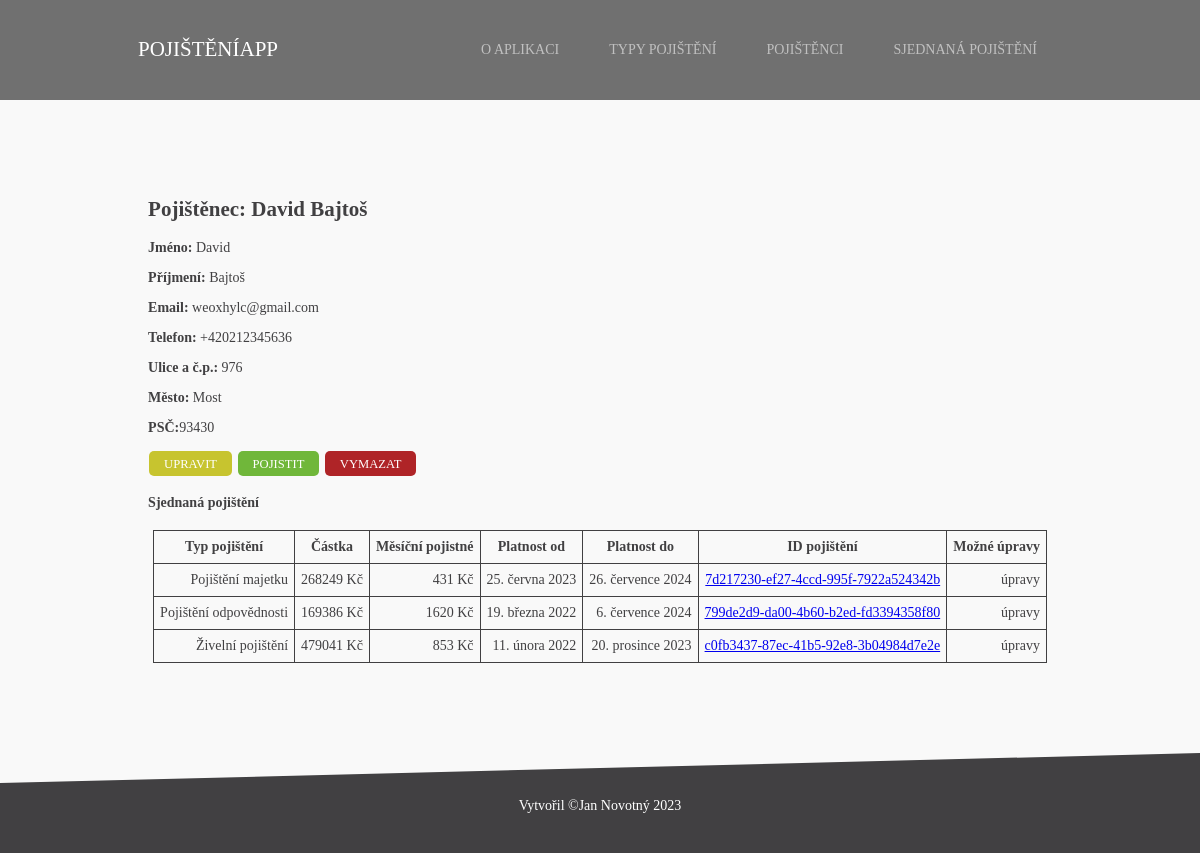
/pojisteniapp/pojistenec/2, run on the app's committed database.
### pojisteniapp/models.py (models this page shows, shortened)
class Pojistenec(models.Model):
    jmeno = models.CharField('Jméno', max_length=30)
    prijmeni = models.CharField('Příjmení', max_length=30)
    email = models.EmailField(max_length=254)
    telefon = PhoneNumberField()
    ulice = models.CharField(max_length=30)
    cislo_popisne = models.IntegerField('Číslo popisné')
    mesto = models.CharField('Město', max_length=30)
    psc = models.IntegerField('PSČ', validators=[MinValueValidator(10000), MaxValueValidator(99999)])
    class Meta:
        ordering = ['prijmeni', 'jmeno', 'mesto']

class Pojisteni(models.Model):
    id = models.UUIDField(primary_key=True, default=uuid.uuid4, help_text='Unikátní ID pojištění')
    typ_pojisteni = models.ForeignKey(TypPojisteni, on_delete=models.RESTRICT, verbose_name='Typ pojištění')
    pojistenec = models.ForeignKey(Pojistenec, on_delete=models.CASCADE, verbose_name='Pojištěnec')
    castka = models.IntegerField('Částka')
    mesicni_pojistne = models.IntegerField('Měsíční pojistné')
    platnost_od = models.DateField()
    platnost_do = models.DateField()
    predmet_pojisteni = models.CharField('Předmět pojištění', max_length=30, blank=True, null=True, help_text='Vyplňte pouze v případě, že předmět pojištění není patrný (např. u pojištění majetku).')
    def get_absolute_url(self):
        return reverse("pojisteni_detail", args=[self.id])
    class Meta:
        ordering = ['pojistenec__prijmeni', 'pojistenec__jmeno', 'pojistenec__mesto' ,'typ_pojisteni__jmeno']

class TypPojisteni(models.Model):
    jmeno = models.CharField('Typ pojištění', max_length=30)
    def __str__(self) -> str:
        return f'{self.jmeno}'
    class Meta:
        ordering = ['jmeno']

### pojisteniapp/views.py (the view)
# urls.py: path('pojistenec/<int:pk>', views.PojistenecDetailView.as_view(), name= 'pojistenec'),
class PojistenecDetailView(generic.DetailView):
    model = Pojistenec

### pojisteniapp/templates/pojisteniapp/pojistenec_detail.html
{% extends "base_generic.html" %}
{% block content %}
  <h2>Pojištěnec: {{ pojistenec.jmeno }} {{pojistenec.prijmeni}}</h2>
  <p><strong>Jméno:</strong> {{pojistenec.jmeno}}</p>
  <p><strong>Příjmení:</strong> {{pojistenec.prijmeni}}</p>
  <p><strong>Email:</strong> {{pojistenec.email}}</p>
  <p><strong>Telefon:</strong> {{pojistenec.telefon}}</p>
  <p><strong>Ulice a č.p.:</strong> {{pojistenec.cislo_popisne}}</p>
  <p><strong>Město:</strong> {{pojistenec.mesto}}</p>
  <p><strong>PSČ:</strong>{{pojistenec.psc}}</p>
  <div>
    <a class = 'button modifier' href="{% url 'pojistenec_update' pojistenec.id%}"> Upravit </a>
    <a class = 'button constructor' href="{% url 'pojistit-pojistence' pojistenec.id%}"> Pojistit </a>
    <a class = 'button destructor' href="{% url 'pojistenec_delete' pojistenec.id%}"> Vymazat </a>
  </div>
  {% if pojistenec.pojisteni_set.all %}
  <div>
    <h4>Sjednaná pojištění</h4>
    <table>
      <thead>
        <th>Typ pojištění</th>
        <th>Částka</th>
        <th>Měsíční pojistné</th>
        <th>Platnost od</th>
        <th>Platnost do</th>
        <th>ID pojištění</th>
        <th>Možné úpravy</th>
      </thead>
      {% for pojisteni in pojistenec.pojisteni_set.all %}
      <tr>
        <td>
          {{pojisteni.typ_pojisteni}}
        </td>
        <td>
          {{pojisteni.castka}} Kč
        </td>
        <td>
          {{pojisteni.mesicni_pojistne}} Kč
        </td>
        <td>
          {{pojisteni.platnost_od}}
        </td>
        <td>
          {{pojisteni.platnost_do}}
        </td>
        <td>
          <a href="{{pojisteni.get_absolute_url}}">{{pojisteni.id}}</a>
        </td>
        <td>
          úpravy
        </td>
      </tr>
    {% endfor %}
    </table>
  </div>
  {% endif %}
{% endblock %}

### pojisteniapp/static/css/styles.css (style rules this page uses)
* { box-sizing: border-box; }
body { font: 14px Poppins; color: #414042; background: #f9f9f9; display: flex; flex-direction: column; box-sizing: border-box; margin: 0; padding-top: 100px; min-width: 1060px; min-height: 100vh; justify-content: space-between; }
table { margin: 10px 5px; }
table, th, td { border: 1px solid; border-collapse: collapse; }
th { padding: 8px 6px; text-align: center; }
td { padding: 8px 6px; text-align: right; }
.button { color: white; font-size: 0.9em; text-transform: uppercase; text-decoration: none; padding: 6px 15px; height: 25px; border-radius: 5px; margin: 1px; display: inline-block }
.constructor { background: #70b73a; }
.destructor { background: #af2427; }
.modifier { background: #c7c42f; }

### data on the page
Pojistenec: jmeno "David", prijmeni "Bajtoš", email "weoxhylc@gmail.com", telefon "+420212345636", cislo_popisne "976", mesto "Most", psc "93430"
Pojisteni: typ_pojisteni "Pojištění majetku", castka "268249", mesicni_pojistne "431", platnost_od "25. června 2023", platnost_do "26. července 2024", id "7d217230-ef27-4ccd-995f-7922a524342b"
Pojisteni: typ_pojisteni "Pojištění odpovědnosti", castka "169386", mesicni_pojistne "1620", platnost_od "19. března 2022", platnost_do "6. července 2024", id "799de2d9-da00-4b60-b2ed-fd3394358f80"
Pojisteni: typ_pojisteni "Živelní pojištění", castka "479041", mesicni_pojistne "853", platnost_od "11. února 2022", platnost_do "20. prosince 2023", id "c0fb3437-87ec-41b5-92e8-3b04984d7e2e"
